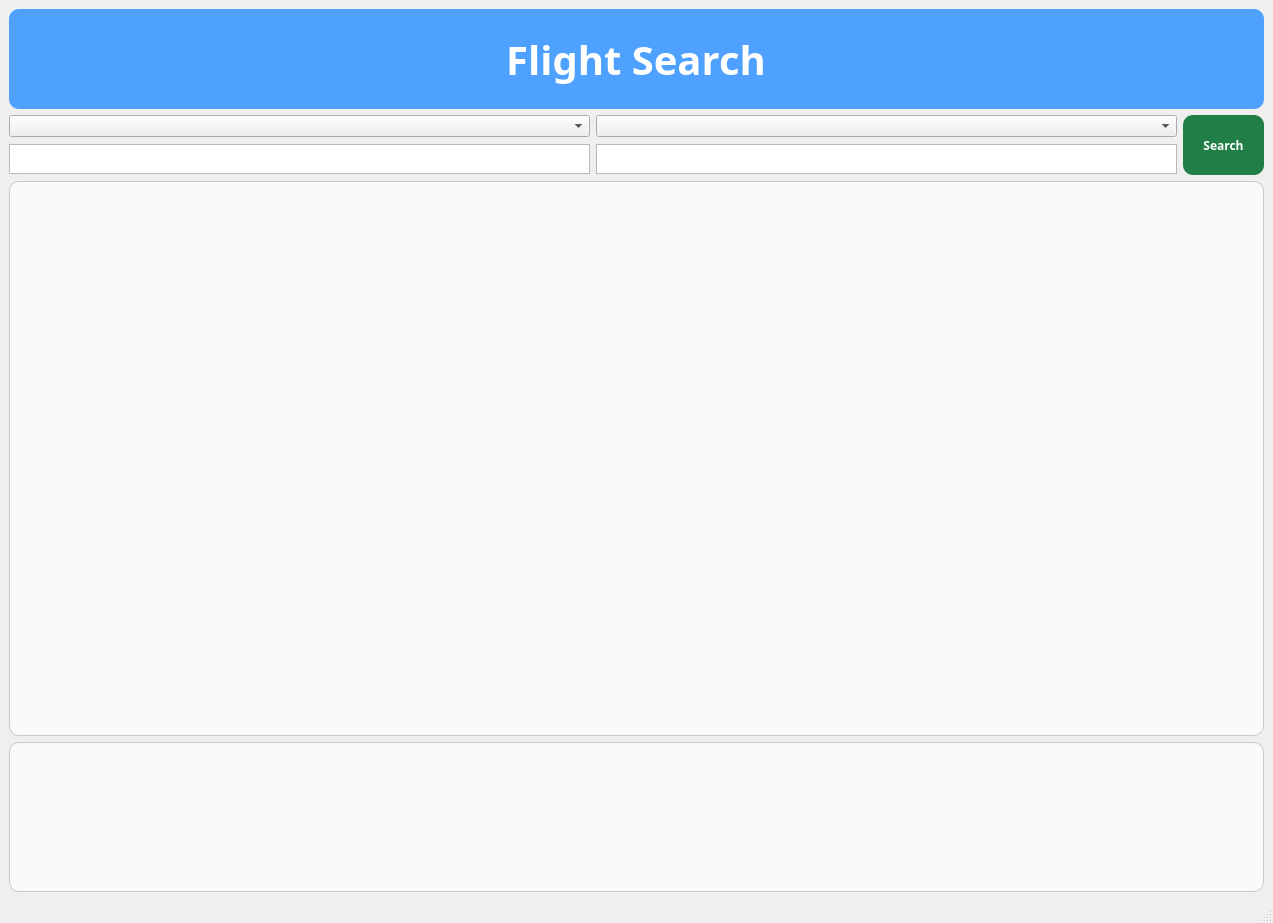
<?xml version="1.0" encoding="UTF-8"?>
<ui version="4.0">
 <class>MainWindow</class>
 <widget class="QMainWindow" name="MainWindow">
  <property name="geometry">
   <rect>
    <x>0</x>
    <y>0</y>
    <width>1273</width>
    <height>923</height>
   </rect>
  </property>
  <property name="minimumSize">
   <size>
    <width>1273</width>
    <height>923</height>
   </size>
  </property>
  <property name="maximumSize">
   <size>
    <width>1273</width>
    <height>923</height>
   </size>
  </property>
  <property name="windowTitle">
   <string>MainWindow</string>
  </property>
  <widget class="QWidget" name="centralwidget">
   <layout class="QGridLayout" name="gridLayout">
    <item row="0" column="0">
     <widget class="QWidget" name="widget" native="true">
      <layout class="QGridLayout" name="gridLayout_2">
       <property name="leftMargin">
        <number>0</number>
       </property>
       <property name="topMargin">
        <number>0</number>
       </property>
       <property name="rightMargin">
        <number>0</number>
       </property>
       <property name="bottomMargin">
        <number>0</number>
       </property>
       <item row="2" column="0">
        <widget class="QTextEdit" name="departure">
         <property name="maximumSize">
          <size>
           <width>16777215</width>
           <height>30</height>
          </size>
         </property>
         <property name="font">
          <font>
           <family>Arial</family>
          </font>
         </property>
         <property name="inputMethodHints">
          <set>Qt::ImhDate</set>
         </property>
        </widget>
       </item>
       <item row="1" column="0">
        <widget class="QComboBox" name="locationFrom">
         <property name="font">
          <font>
           <family>Arial</family>
          </font>
         </property>
        </widget>
       </item>
       <item row="1" column="1">
        <widget class="QComboBox" name="locationTo">
         <property name="font">
          <font>
           <family>Arial</family>
          </font>
         </property>
        </widget>
       </item>
       <item row="2" column="1">
        <widget class="QTextEdit" name="arriving">
         <property name="maximumSize">
          <size>
           <width>16777215</width>
           <height>30</height>
          </size>
         </property>
         <property name="font">
          <font>
           <family>Arial</family>
          </font>
         </property>
         <property name="inputMethodHints">
          <set>Qt::ImhDate</set>
         </property>
        </widget>
       </item>
       <item row="0" column="0" colspan="3">
        <widget class="QWidget" name="Top" native="true">
         <property name="minimumSize">
          <size>
           <width>0</width>
           <height>100</height>
          </size>
         </property>
         <property name="maximumSize">
          <size>
           <width>16777215</width>
           <height>100</height>
          </size>
         </property>
         <property name="styleSheet">
          <string notr="true">
QWidget

{
padding-left: 20px;
padding-right: 20px;
background-color: rgb(79, 161, 255);
border-radius: 10px;
color : #fff

}</string>
         </property>
         <layout class="QHBoxLayout" name="horizontalLayout_2">
          <property name="leftMargin">
           <number>1</number>
          </property>
          <property name="topMargin">
           <number>5</number>
          </property>
          <property name="rightMargin">
           <number>1</number>
          </property>
          <property name="bottomMargin">
           <number>5</number>
          </property>
          <item>
           <layout class="QGridLayout" name="Identification_2">
            <item row="0" column="0">
             <widget class="QLabel" name="FlightSearchTitle">
              <property name="minimumSize">
               <size>
                <width>0</width>
                <height>0</height>
               </size>
              </property>
              <property name="maximumSize">
               <size>
                <width>1000</width>
                <height>100</height>
               </size>
              </property>
              <property name="font">
               <font>
                <family>Arial Black</family>
                <pointsize>30</pointsize>
                <bold>true</bold>
               </font>
              </property>
              <property name="styleSheet">
               <string notr="true">color : #fff</string>
              </property>
              <property name="text">
               <string>Flight Search</string>
              </property>
              <property name="alignment">
               <set>Qt::AlignCenter</set>
              </property>
              <property name="wordWrap">
               <bool>false</bool>
              </property>
              <property name="indent">
               <number>-4</number>
              </property>
             </widget>
            </item>
           </layout>
          </item>
         </layout>
        </widget>
       </item>
       <item row="1" column="2" rowspan="2">
        <widget class="QPushButton" name="pushButton">
         <property name="minimumSize">
          <size>
           <width>0</width>
           <height>60</height>
          </size>
         </property>
         <property name="font">
          <font>
           <family>Arial Black</family>
           <bold>true</bold>
          </font>
         </property>
         <property name="styleSheet">
          <string notr="true">QPushButton
{
color : #fff;
padding-left: 20px;
padding-right: 20px;
border-radius: 10px;
background-color: rgb(33, 126, 70);

}

QPushButton:hover {

	padding-left: 20px;
	padding-right: 20px;

	background-color: rgb(58, 202, 111);
	border : #fff;
	
}
</string>
         </property>
         <property name="text">
          <string>Search</string>
         </property>
        </widget>
       </item>
       <item row="3" column="0" colspan="3">
        <widget class="QLabel" name="cityImage">
         <property name="styleSheet">
          <string notr="true">QLabel

{border : 1px solid  rgb(200, 200, 200);
padding-left: 20px;
padding-right: 20px;
border-radius: 10px;
background-color: rgb(250,250,250);

}</string>
         </property>
         <property name="text">
          <string/>
         </property>
        </widget>
       </item>
      </layout>
     </widget>
    </item>
    <item row="1" column="0">
     <widget class="QTextEdit" name="flightresult">
      <property name="maximumSize">
       <size>
        <width>16777215</width>
        <height>150</height>
       </size>
      </property>
      <property name="styleSheet">
       <string notr="true">QTextEdit

{border : 1px solid  rgb(200, 200, 200);
padding-left: 20px;
padding-right: 20px;
border-radius: 10px;
background-color: rgb(250,250,250);

}</string>
      </property>
      <property name="readOnly">
       <bool>true</bool>
      </property>
     </widget>
    </item>
   </layout>
  </widget>
  <widget class="QStatusBar" name="statusbar"/>
 </widget>
 <resources/>
 <connections/>
</ui>
